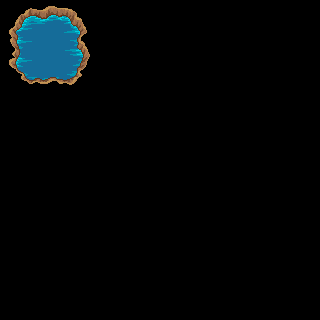

The image is a tile-based game level rendered from a .tmx file. Its description and source (layers, tilesets, objects; grid data summarised) follow:
An orthogonal 10x10 tile map with 32x32 px tiles, 1 tile layer (Tile Layer 1).

<map version="1.0" tiledversion="1.0.2" orientation="orthogonal" renderorder="right-down" width="10" height="10" tilewidth="32" tileheight="32" nextobjectid="1">
 <tileset firstgid="1" source="TiledSet3.tsx" />
 <layer name="Tile Layer 1" width="10" height="10">
  <data>[100 cells, 9 non-empty, 9 distinct tile ids]</data>
 </layer>
</map>
